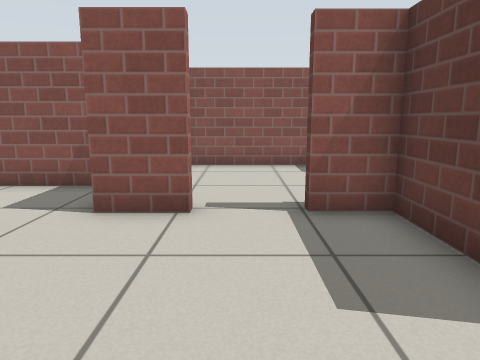
View 1 (above)

18 first-person views from a walk through a Gazebo world. The camera is 0.72 m above the floor, tilts 10° down and sees 70° across. The floor is counted in squares, 0.5 m on a side. Each view is taken from the middle of a square. On the plan, view 1 faces up. The plan holds only what a view shows up to about 15 squares ahead; the rest is blank. Simple patterns stand in for the simulator's built-in surfaces.

View 2
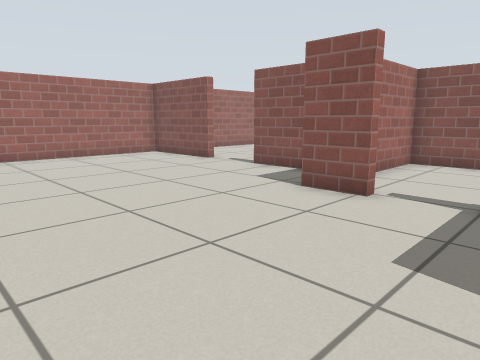

View 3
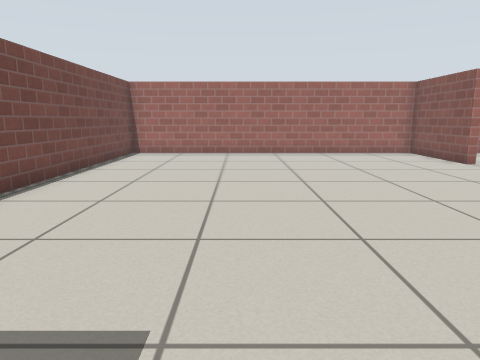

View 4
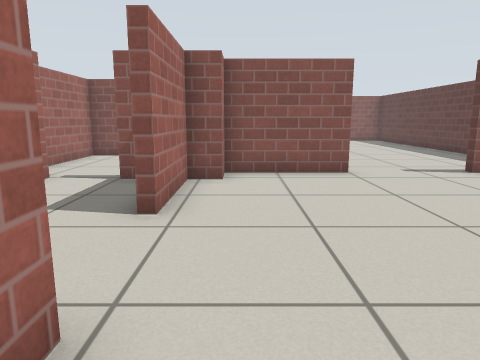

View 5
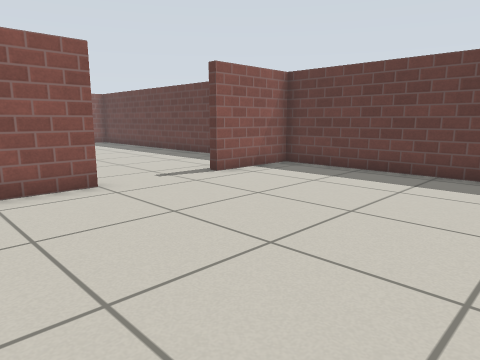

View 6
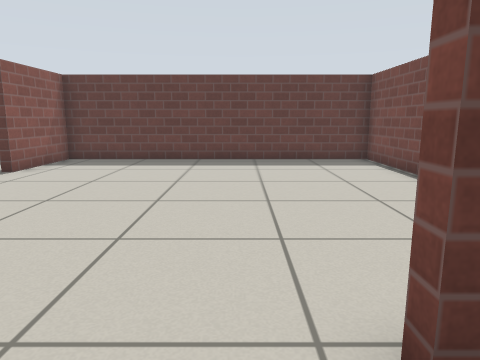

View 7
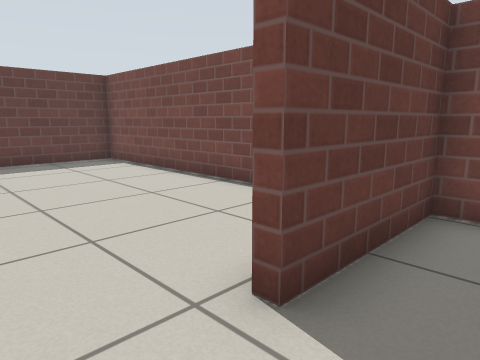

View 8
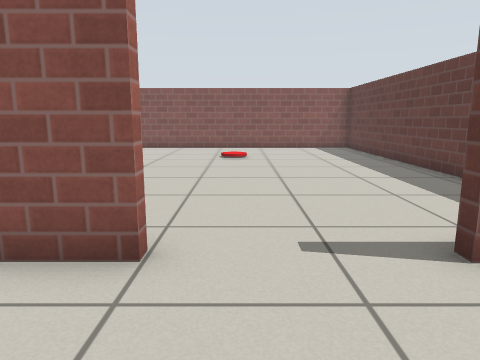

View 9
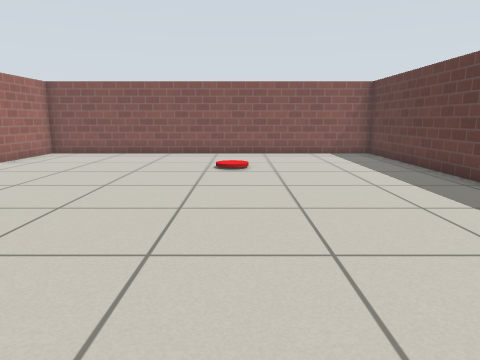

View 10
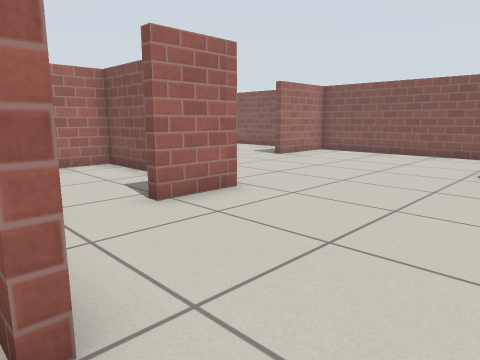

View 11
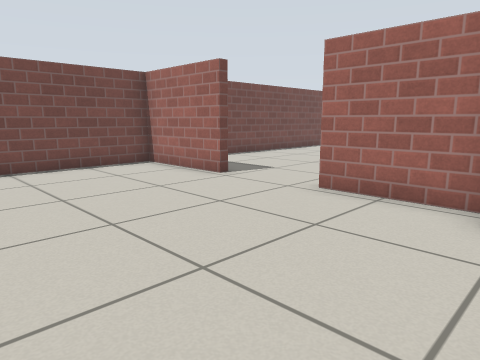

View 12
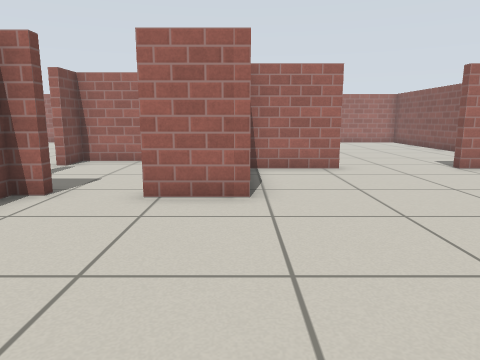

View 13
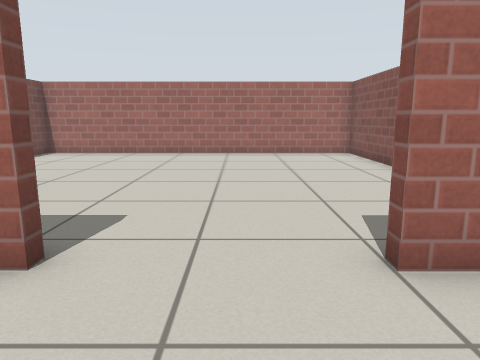

View 14
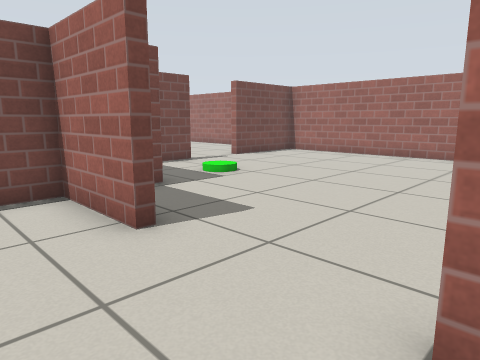

View 15
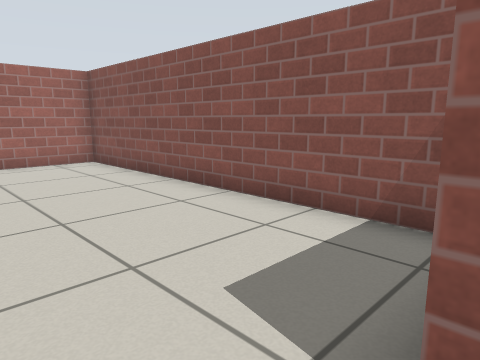

View 16
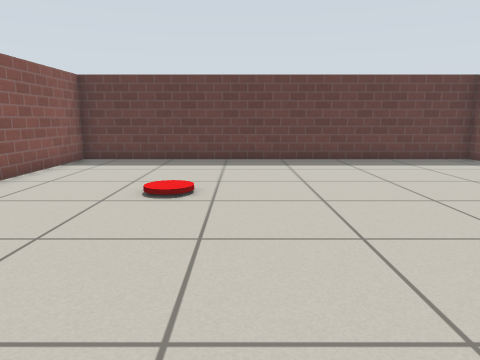

View 17
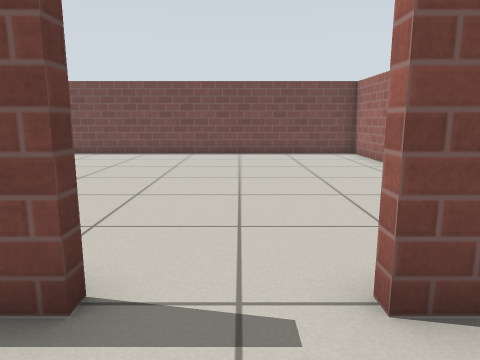

View 18
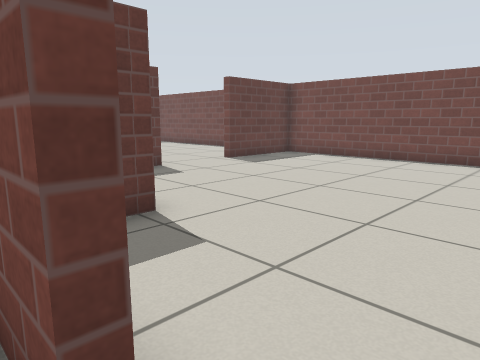

### Floor plan
Points are (right, up) in squares from view 1. A wall is a line through its corners. A room is listed if a view was taken in it or the views show most of it. See-through windows are left out.
Room 1 (views 1, 2, 6, 7)
walls: (-0.8, 5.2) (-2.3, 5.2) (-2.3, 5.7); (-3.1, 7.4) (-5.8, 7.4); (-8, 7.4) (-11.9, 7.4) (-11.9, -4.7) (2.5, -4.7) (2.5, -0.9); (2.5, 2) (2.5, 3.5)
ways out: opening at (3, 1) to room 2; opening at (-7, 8) to room 3; opening at (0.5, 4.5) to room 4
Room 2 (views 3, 4, 5, 8, 9, 10, 11, 12, 13, 14)
walls: (7, 6.3) (3.7, 6.3) (3.7, 5.2) (2.7, 5.2) (2.7, 2); (3.7, 11.3) (3.7, 9.1); (13, 6.6) (13.5, 6.6) (13.5, 20.7) (-0.1, 20.7) (-0.1, 17.5); (-0.1, 12.4) (-0.1, 11.2) (0.9, 11.2); (2.7, -0.9) (2.7, -4.7) (13.5, -4.7) (13.5, 6.3) (10.2, 6.3)
ways out: opening at (3, 1) to room 1; opening at (0.8, 15) to room 3; opening at (3, 8.5) to room 4
Room 3 (views 15, 16, 17, 18)
walls: (-0.5, 13.9) (-0.1, 13.9) (-0.1, 12.4); (-0.1, 17.5) (-0.5, 17.5); (-5.8, 7.7) (-4.4, 7.7); (-1.1, 20.7) (-11.9, 20.7) (-11.9, 7.7) (-8, 7.7)
ways out: opening at (-7, 8) to room 1; opening at (0.8, 15) to room 2
Room 4 (no view inside)
walls: (2.1, 10.9) (-2, 10.9) (-2, 5.5) (-0.8, 5.5); (2.5, 3.5) (2.5, 5.2) (1, 5.2)
ways out: opening at (0.5, 4.5) to room 1; opening at (3, 8.5) to room 2

Where each view was taken, in squares from view 1:
view 1: 0 up, 0 right, facing up
view 2: 1 down, 2 right, facing up-left
view 3: 0 up, 3 right, facing left
view 4: 3 down, 4 right, facing up
view 5: 1 down, 4 right, facing up-right
view 6: 0 up, 1 right, facing right
view 7: 1 up, 1 right, facing down-right
view 8: 3 up, 8 right, facing up
view 9: 6 up, 8 right, facing up
view 10: 6 up, 9 right, facing up-left
view 11: 6 up, 9 right, facing down-left
view 12: 11 up, 10 right, facing left
view 13: 16 up, 3 right, facing left
view 14: 18 up, 2 right, facing down-left
view 15: 16 up, 0 right, facing up-left
view 16: 15 up, 1 right, facing right
view 17: 10 up, 7 left, facing down
view 18: 8 up, 7 left, facing down-right
